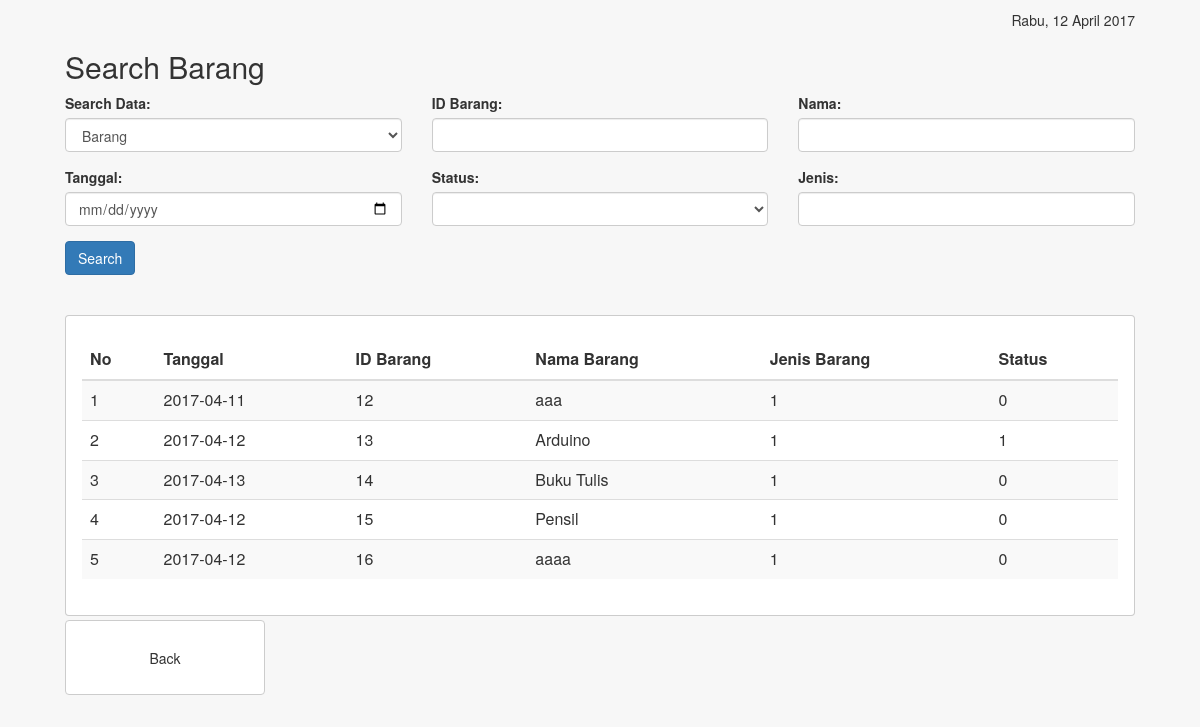
Screenshot of /search.php with the database file from the repository.
### tables this page shows
CREATE TABLE `Barang` (
  `ID` int(11) NOT NULL AUTO_INCREMENT,
  `Status` varchar(255) NOT NULL,
  `Nama` varchar(511) NOT NULL,
  `Tanggal_Masuk` date NOT NULL,
  `R_diperiksa_Hasil` text NOT NULL,
  `R_diperiksa_Tanggal` date NOT NULL,
  `R_diperiksa_Data_QC` varchar(511) NOT NULL,
  `R_diperiksa_Keterangan` text NOT NULL,
  `E_Pegawai_ID` int(11) NOT NULL,
  `E_Pengambilan_ID` int(11) NOT NULL,
  `E_Jenis_ID` int(11) NOT NULL,
  PRIMARY KEY (`ID`)
);

### module/DatabaseHelper.php (called while the page is built, shortened)
<?php
	class DatabaseHelper{
		private $servername;
		private $username;
		private $password;
		private $dbname;
	    function __construct($serverName, $databaseName, $username, $password){
	    	$this->servername 	= $serverName;
	        $this->dbname 		= $databaseName;
	        $this->username 	= $username;
	        $this->password 	= $password;
	    }
		public function DoQuery($query){
			$conn = new mysqli(
						$this->servername,
						$this->username,
						$this->password,
						$this->dbname
					);
			$hasil = $conn->query($query);
			$errorDB = "";
			$last_id = isset($conn->insert_id) ? $conn->insert_id : NULL;
			if($hasil){
				$arrResult = array();
				if(isset($hasil->num_rows))
					if($hasil->num_rows > 0)
						while($row = $hasil->fetch_assoc())
							array_push($arrResult, $row);
			    return (object)array(
			    	'error' => false,
			    	'data' => $arrResult,
			    	'last_id' => $last_id
			    );
			}
		    return (object)array(
		    	'error' => true,
		    	'data' => $errorDB,
		    	'last_id' => NULL
		    );
		}
	}
?>

### module/PengolahBarang.php (called while the page is built, shortened)
<?php
	require_once('DatabaseHelper.php');
	class PengolahBarang{
		private $dbhelper;
	    function __construct(DatabaseHelper $dbhelper){
	    	$this->dbhelper = $dbhelper;
	    }
	    public function allWithParams($id, $nama, $tanggal, $status, $jenis){
	    	return $this->dbhelper->DoQuery("SELECT * FROM Barang;");
	    }
	}
?>

### search.php (the view, shortened to what this page needs)
<?php
    require_once('module/PengolahBarang.php');
    $dbHost = "localhost";
    $dbName = "ef_manufacture";
    $dbUser = "root";
    $dbPass = "";
    $dbhelper = new DatabaseHelper($dbHost, $dbName, $dbUser, $dbPass);
    $pb = new PengolahBarang($dbhelper);
    $hasil = $pb->allWithParams($_GET['idbarang'], $_GET['nama'], $_GET['tanggal'], $_GET['status'], $_GET['jenis']);
?>
<DOCTYPE! html>
<html>
    <header>
        <link rel="stylesheet" href="css/bootstrap.min.css">
        <link rel="stylesheet" href="css/edit.css">
        <div class="date"></div>
    </header>
    <body>
        <div class="container-fluid edit">
            <div class="row">
                <div class="col-md-12">
                    <h2>
                        Search Barang
                    </h2>
                </div>
            </div><div class="row">
                <div class="col-md-12">
                    <form action="" method="GET">
                        <div class="row">
                            <div class="col-md-4">
                                <div class="form-group search-barang">
                                    <label for="tipe">Search Data:</label>
                                    <select class="form-control" name="datamasukan" id="tipe">
                                        <option value="barang" selected>Barang</option>
                                    </select>
                                </div>
                            </div>
                            <div class="col-md-4">
                                <div class="form-group">
                                    <label for="id-barang">ID Barang:</label>
                                    <input type="text" class="form-control" name="idbarang" id="id-barang" value="<?php echo $_GET['idbarang'] ? $_GET['idbarang'] : ''; ?>">
                                </div>
                            </div>
                            <div class="col-md-4">
                                <div class="form-group">
                                    <label for="nama-barang">Nama:</label>
                                    <input type="text" class="form-control" name="nama" id="nama-barang" value="<?php echo $_GET['nama'] ? $_GET['nama'] : ''; ?>">
                                </div>
                            </div>
                        </div>
                        <div class="row">
                            <div class="col-md-4">
                                <div class="form-group">
                                    <label for="tanggal">Tanggal:</label>
                                    <input type="date" class="form-control" name="tanggal" id="tanggal" value="<?php echo $_GET['tanggal'] ? $_GET['tanggal'] : ''; ?>">
                                </div>
                            </div>
                            <div class="col-md-4">
                                <div class="form-group">
                                    <label for="status">Status:</label>
                                    <select class="form-control" name="status" id="status">
                                        <option value=""></option>
                                        <option value="0" <?php echo $_GET['status'] == '0' ? "selected" : "" ?>>Ada</option>
                                    </select>
                                </div>
                            </div>
                            <div class="col-md-4">
                                <div class="form-group">
                                    <label for="jenis">Jenis:</label>
                                    <input type="text" class="form-control" name="jenis" id="jenis" value="<?php echo $_GET['jenis'] ? $_GET['jenis'] : ''; ?>">
                                </div>
                            </div>
                        </div>
                        <div class="row">
                            <div class="col-md-12">
                                <input type="submit" class="btn btn-primary" value="Search" />
                            </div>
                            <br/>
                            <br/>
                            <br/>
                        </div>
                    </form>
                    <div class="row main-data">
                        <div class="col-md-12">
                            <table class="table table-striped">
                                <thead>
                                    <tr>
                                        <th>No</th>
                                        <th>Tanggal</th>
                                        <th>ID Barang</th>
                                        <th>Nama Barang</th>
                                        <th>Jenis Barang</th>
                                        <th>Status</th>
                                    </tr>
                                </thead>
                                <tbody>
                                <?php
                                    $i = 0;
                                    foreach ($hasil->data as $baris){
                                        $i++;
                                ?>
                                    <tr>
                                        <td><?php echo $i; ?></td>
                                        <td><?php echo $baris['Tanggal_Masuk']; ?></td>
                                        <td><?php echo $baris['ID']; ?></td>
                                        <td><?php echo $baris['Nama']; ?></td>
                                        <td><?php echo $baris['E_Jenis_ID']; ?></td>
                                        <td><?php echo $baris['Status']; ?></td>
                                    </tr>
                                <?php
                                    }
                                ?>
                                </tbody>
                            </table>
                        </div>
                    </div>
                    <div class="row main-button">
                        <div class="col-md-6 left">
                            <button class="btn btn-default" id="back-button">Back</button>
                        </div>
                        <div class="col-md-6 right">
                        </div>
                    </div>
                </div>
            </div>
        </div>
    </body>
</html>

### css/edit.css (style rules this page uses)
.date { margin: 0px 15px 0 0; float: right; }
body { margin: 10px 50px 10px 50px; }
table tr td { padding-bottom: 25px; }
.btn-default { height: 75px; width: 200px; }

### search.php (style rules this page uses)
body { background-color: rgba(0, 0, 0, .03); }
.main-data { margin: 0px; padding: 16px; padding-top: 24px; border: solid 1px rgba(0, 0, 0, .2); overflow-y: auto; vertical-align: top; border-radius: 4px; background-color: white; }
.main-data .col-md-12 { vertical-align: top; padding: 0px; }
.main-button { margin: 4px 0px; }
.main-button .left, .main-button .right { margin: 0px; padding: 0; text-align: left; }
.main-button .left button { float: left; margin-right: 4px; }
button { height: 75px; width: 200px; }

### rows the page displays
barang: Tanggal_Masuk "2017-04-11", ID "12", Nama "aaa", E_Jenis_ID "1", Status "0"
barang: Tanggal_Masuk "2017-04-12", ID "13", Nama "Arduino", E_Jenis_ID "1", Status "1"
barang: Tanggal_Masuk "2017-04-13", ID "14", Nama "Buku Tulis", E_Jenis_ID "1", Status "0"
barang: Tanggal_Masuk "2017-04-12", ID "15", Nama "Pensil", E_Jenis_ID "1", Status "0"
barang: Tanggal_Masuk "2017-04-12", ID "16", Nama "aaaa", E_Jenis_ID "1", Status "0"
